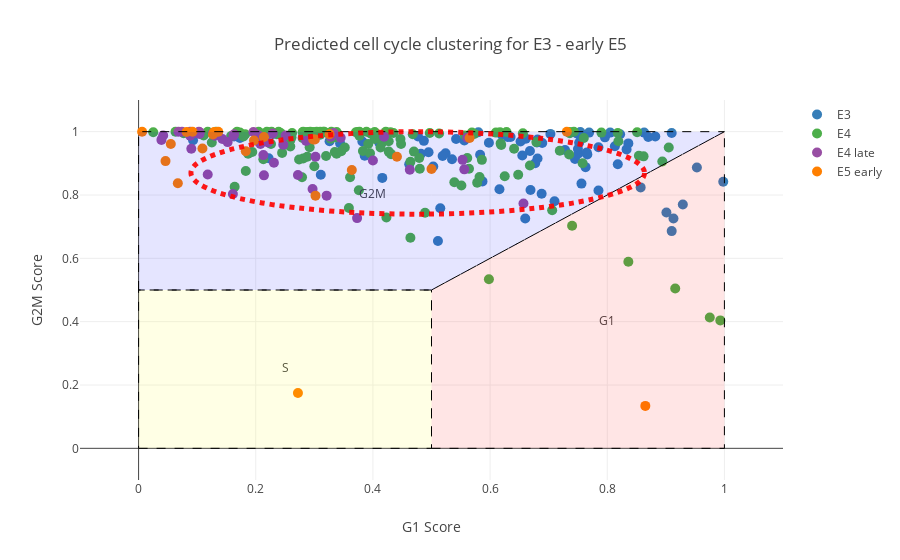

Notebook code for this chart:
### Code cell
set1 = cl.scales['9']['qual']['Set1']

e3_trace = go.Scatter(
    x = e3_g1,
    y = e3_g2m,
    mode='markers+text',
    marker=dict(
        symbol='circle',
        size=10,
        color=set1[1],
    ),
    name='E3'
)

e4_trace = go.Scatter(
    x = e4_g1,
    y = e4_g2m,
    mode='markers+text',
    marker=dict(
        symbol='circle',
        size=10,
        color=set1[2],
    ),
    name='E4'
)

e4late_trace = go.Scatter(
    x = e4late_g1,
    y = e4late_g2m,
    mode='markers+text',
    marker=dict(
        symbol='circle',
        size=10,
        color=set1[3],
    ),
    name='E4 late'
)


e5early_trace = go.Scatter(
    x = e5early_g1,
    y = e5early_g2m,
    mode='markers+text',
    marker=dict(
        symbol='circle',
        size=10,
        color=set1[4],
    ),
    name='E5 early'
)

e5_trace = go.Scatter(
    x = e5_g1,
    y = e5_g2m,
    mode='markers+text',
    marker=dict(
        symbol='circle',
        size=10,
        color=set1[5],
    ),
    name='E5'
)

e6_trace = go.Scatter(
    x = e6_g1,
    y = e6_g2m,
    mode='markers+text',
    marker=dict(
        symbol='circle',
        size=10,
        color=set1[6],
    ),
    name='E6'
)


e7_trace = go.Scatter(
    x = e7_g1,
    y = e7_g2m,
    mode='markers+text',
    marker=dict(
        symbol='circle',
        size=10,
        color=set1[7],
    ),
    name='E7'
)


lbls = go.Scatter(
    x=[0.8, 0.4, 0.25],
    y=[0.4, 0.8, 0.25],
    text=['G1',
          'G2M',
          'S'],
    mode='text',
    showlegend=False,
    hoverinfo='none'
)

data = [e3_trace, e4_trace, e4late_trace, e5early_trace, lbls]
#e5_trace, e6_trace, e7_trace,

layout = {
    'title': "Predicted cell cycle clustering for E3 - early E5",
    'xaxis': {
        'title': "G1 Score",
        'range': [-0.1, 1.1],
    },
    'yaxis': {
        'title': "G2M Score",
        'range': [-0.1, 1.1]
    },
    'shapes': [
        # G1
        {
            'type': 'path',
            'path': ' M 0.5,0 L1,0 L1,1 L0.5,0.5 Z',
            'fillcolor': 'rgba(255,0,0,0.1)',
            'line': {
                'width': 1,
                'dash': 'dash'
            }
        },
        # S
        {
            'type': 'path',
            'path': ' M 0,0 L0.5,0 L0.5,0.5 L0,0.5 Z',
            'fillcolor': 'rgba(255,255,0,0.1)',
            'line': {
                'width': 1,
                'dash': 'dash'
            }
        },
        # G2M
        {
            'type': 'path',
            'path': ' M 0,0.5 L0,1 L1,1 L0.5,0.5 Z',
            'fillcolor': 'rgba(0,0,255,0.1)',
            'line': {
                'width': 1,
                'dash': 'dash'
            }
        },
        {
            'type': 'circle',
            'xref': 'x',
            'yref': 'y',
            'x0': np.percentile(list(e3_g1) + list(e4_g1) + list(e4late_g1) + list(e5early_g1), 5),
            'y0': np.percentile(list(e3_g2m) + list(e4_g2m) + list(e4late_g2m) + list(e5early_g2m), 5),
            'x1': np.percentile(list(e3_g1) + list(e4_g1) + list(e4late_g1) + list(e5early_g1), 95),
            'y1': np.percentile(list(e3_g2m) + list(e4_g2m) + list(e4late_g2m) + list(e5early_g2m), 95),
            'opacity': 0.9,
            #'fillcolor': 'black',
            'line': {
                'color': 'red',
                'width': 5,
                'dash': 'dot'
            },
        },
        #{
        #    'type': 'circle',
        #    'xref': 'x',
        #    'yref': 'y',
        #    'x0': np.percentile(list(e5_g1) + list(e6_g1) + list(e7_g1), 5),
        #    'y0': np.percentile(list(e5_g2m) + list(e6_g2m) + list(e7_g2m), 5),
        #    'x1': np.percentile(list(e5_g1) + list(e6_g1) + list(e7_g1), 95),
        #    'y1': np.percentile(list(e5_g2m) + list(e6_g2m) + list(e7_g2m), 95),
        #    'opacity': 0.8,
        #    'fillcolor': 'blue',
        #    'line': {
        #        'color': 'black',
        #    },
        #},
    ]
}
fig = {
    'data': data,
    'layout': layout,
}

iplot(fig)

### Figure 1 — Plotly figure (JSON) as saved in the notebook; plotly's stock layout.template omitted (floating-point values rounded to 4 significant figures; data arrays with more than 128 entries replaced by an {"elided": "..."} marker saying what was removed)
{"data": [{"marker": {"color": "rgb(55,126,184)", "size": 10, "symbol": "circle"}, "mode": "markers+text", "name": "E3", "type": "scatter", "x": [0.326, 0.511, 0.616, 0.756, 0.477, 0.929, 0.163, 0.495, 0.953, 0.728, 0.173, 0.998, 0.818, 0.222, 0.503, 0.311, 0.524, 0.229, 0.901, 0.093, 0.913, 0.519, 0.751, 0.587, 0.462, 0.68, 0.66, 0.685, 0.681, 0.71, 0.681, 0.62, 0.482, 0.91, 0.583, 0.766, 0.382, 0.515, 0.556, 0.661, 0.745, 0.542, 0.669, 0.91, 0.748, 0.857, 0.796, 0.689, 0.785, 0.688, 0.836, 0.822, 0.833, 0.75, 0.63, 0.769, 0.785, 0.703, 0.882, 0.813, 0.87, 0.805, 0.652, 0.598, 0.668, 0.752, 0.411, 0.763, 0.863, 0.58, 0.755, 0.677, 0.535, 0.416, 0.635, 0.655, 0.754, 0.487, 0.344, 0.765, 0.386], "y": [0.97, 0.655, 0.818, 0.836, 0.985, 0.77, 0.985, 0.935, 0.887, 0.942, 0.98, 0.842, 0.897, 0.916, 0.89, 0.864, 0.932, 0.993, 0.745, 0.973, 0.726, 0.923, 0.931, 0.843, 0.897, 0.966, 0.726, 0.967, 0.915, 0.78, 0.975, 0.99, 0.93, 0.686, 0.927, 0.928, 0.969, 0.758, 0.972, 0.978, 0.914, 0.977, 0.816, 0.996, 0.994, 0.824, 0.982, 0.964, 0.814, 0.804, 0.963, 0.992, 0.944, 0.945, 0.983, 0.997, 0.951, 0.993, 0.985, 0.954, 0.983, 0.997, 0.969, 0.965, 0.939, 0.965, 0.964, 0.888, 0.997, 0.998, 0.983, 0.9, 0.913, 0.854, 0.983, 0.925, 0.999, 0.971, 0.963, 0.934, 0.924]}, {"marker": {"color": "rgb(77,175,74)", "size": 10, "symbol": "circle"}, "mode": "markers+text", "name": "E4", "type": "scatter", "x": {"elided": "142 float values"}, "y": {"elided": "142 float values"}}, {"marker": {"color": "rgb(152,78,163)", "size": 10, "symbol": "circle"}, "mode": "markers+text", "name": "E4 late", "type": "scatter", "x": [0.302, 0.247, 0.345, 0.214, 0.419, 0.297, 0.328, 0.196, 0.088, 0.4, 0.231, 0.657, 0.553, 0.09, 0.13, 0.321, 0.118, 0.104, 0.161, 0.088, 0.272, 0.103, 0.104, 0.561, 0.103, 0.221, 0.373, 0.229, 0.068, 0.074, 0.163, 0.042, 0.286, 0.088, 0.463, 0.2, 0.152, 0.127, 0.094, 0.143, 0.162, 0.333, 0.039, 0.204, 0.208, 0.556, 0.213, 0.251], "y": [0.921, 0.959, 0.981, 0.862, 0.984, 0.819, 0.984, 0.999, 1, 0.909, 0.902, 0.773, 0.911, 0.946, 0.987, 0.798, 0.865, 0.993, 0.803, 0.987, 0.863, 1, 0.998, 0.981, 0.998, 0.966, 0.727, 0.994, 1, 1, 0.992, 0.988, 0.971, 0.994, 0.88, 0.972, 0.967, 0.996, 0.995, 0.977, 0.987, 0.996, 0.974, 0.989, 0.961, 0.881, 0.926, 0.988]}, {"marker": {"color": "rgb(255,127,0)", "size": 10, "symbol": "circle"}, "mode": "markers+text", "name": "E5 early", "type": "scatter", "x": [0.183, 0.055, 0.301, 0.006, 0.067, 0.441, 0.298, 0.197, 0.364, 0.092, 0.127, 0.565, 0.326, 0.046, 0.272, 0.865, 0.082, 0.109, 0.731, 0.214, 0.5, 0.129, 0.136, 0.302], "y": [0.938, 0.961, 0.975, 1, 0.837, 0.921, 0.975, 0.972, 0.879, 1, 0.991, 0.98, 0.992, 0.907, 0.175, 0.134, 0.999, 0.947, 1, 0.983, 0.882, 0.999, 1, 0.798]}, {"hoverinfo": "none", "mode": "text", "showlegend": false, "text": ["G1", "G2M", "S"], "type": "scatter", "x": [0.8, 0.4, 0.25], "y": [0.4, 0.8, 0.25]}], "layout": {"shapes": [{"fillcolor": "rgba(255,0,0,0.1)", "line": {"dash": "dash", "width": 1}, "path": " M 0.5,0 L1,0 L1,1 L0.5,0.5 Z", "type": "path"}, {"fillcolor": "rgba(255,255,0,0.1)", "line": {"dash": "dash", "width": 1}, "path": " M 0,0 L0.5,0 L0.5,0.5 L0,0.5 Z", "type": "path"}, {"fillcolor": "rgba(0,0,255,0.1)", "line": {"dash": "dash", "width": 1}, "path": " M 0,0.5 L0,1 L1,1 L0.5,0.5 Z", "type": "path"}, {"line": {"color": "red", "dash": "dot", "width": 5}, "opacity": 0.9, "type": "circle", "x0": 0.0894, "x1": 0.8636, "xref": "x", "y0": 0.7395, "y1": 1, "yref": "y"}], "title": "Predicted cell cycle clustering for E3 - early E5", "xaxis": {"range": [-0.1, 1.1], "title": "G1 Score"}, "yaxis": {"range": [-0.1, 1.1], "title": "G2M Score"}}}
